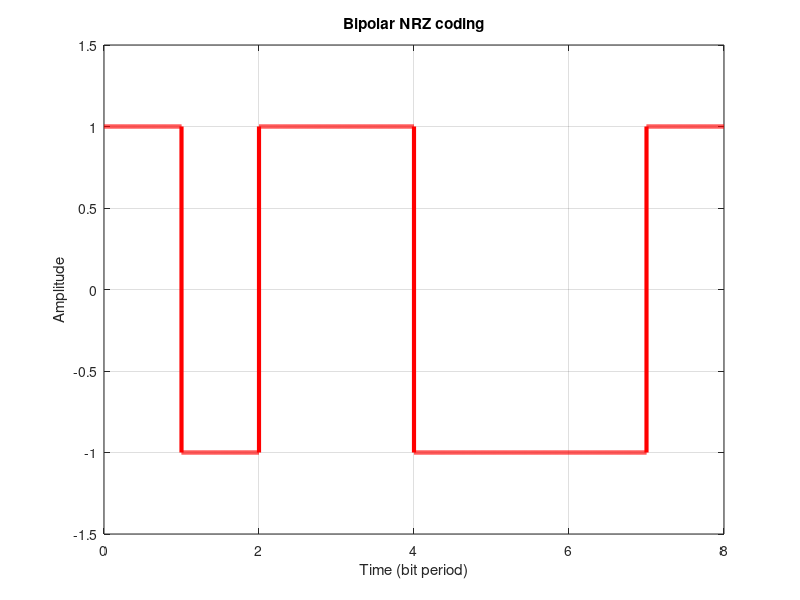

MATLAB code to generate this figure:
clc;
clear all;
close all;
data = [ 0 1 0 0 1 1 1 0 ]
t = 0:0.001:1; %time duration of single pulse
digital_signal = []; 
time = [];
for i = 1:1:numel(data)
    if(data(i)==0)
       digital_signal = [digital_signal ones(1,length(t))]
    else
       digital_signal = [digital_signal -1*ones(1,length(t)) ];
    end
    time = [time t]; 
    t = t + 1;
end
 % Plot the Digital Signal
 
plot(time,digital_signal,'r','LineWidth',3); 
xlabel('Time (bit period)'); 
ylabel('Amplitude'); title('Bipolar NRZ coding'); 
axis([0 time(end) -1.5 1.5]); 
grid on;

